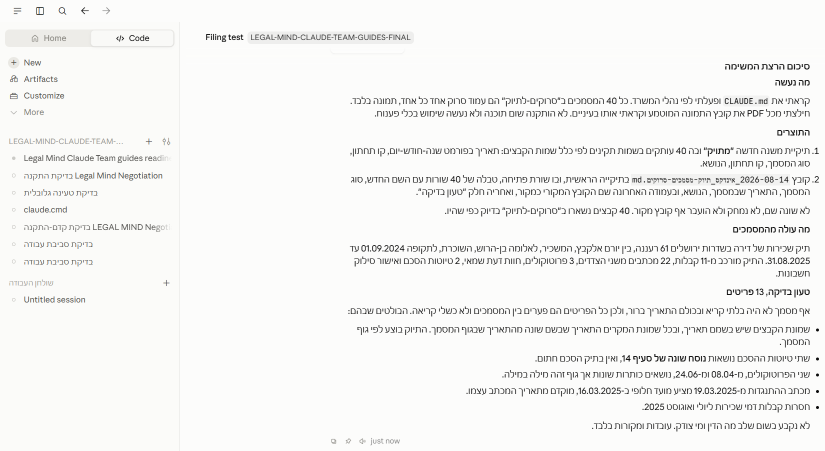
#> input picture skills/qa/chapter-scheduled-assets/task-shot-04.png, 1650 x 902 px, found by its file name (shown at 1/2 size)
$ python cut_flagged.py
#> lines starting #> are read from the running program, lines starting #| are printed output that depends on the picture
# -*- coding: utf-8 -*-
"""cut-run-summary stops one line before the payoff. This is the part it cut off:
the thirteen items the run flagged, and what they actually were."""
import os
from PIL import Image

ROOT = r"C:\Users\Tzahi\OneDrive\שולחן העבודה\LEGAL-MIND-CLAUDE-DESKTOP-GUIDE\.github-live-repo\legal-mind-claude-guides"
D = os.path.join(ROOT, "skills", "qa", "chapter-scheduled-assets")

im = Image.open(os.path.join(D, "task-shot-04.png")).convert("RGB")
out = os.path.join(D, "cut-flagged.png")
im.crop((680, 555, 1645, 862)).save(out)
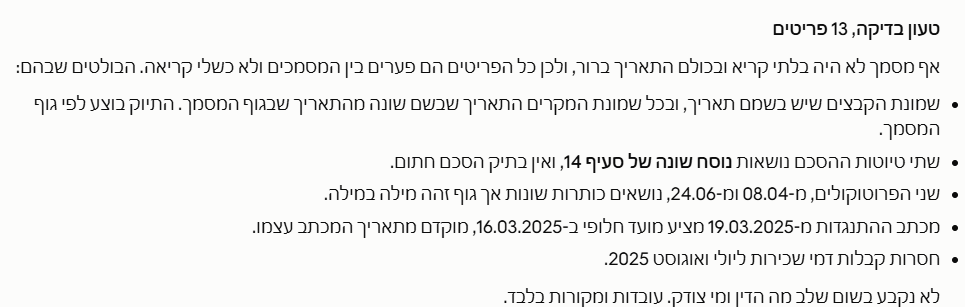
#> saved as cut-flagged.png: PIL image 965x307 RGB; mean R, G, B 240.6, 240.6, 239.6
print(out, Image.open(out).size)

$ run again, with skills/qa/chapter-scheduled-assets/task-shot-01.png copied over skills/qa/chapter-scheduled-assets/task-shot-04.png
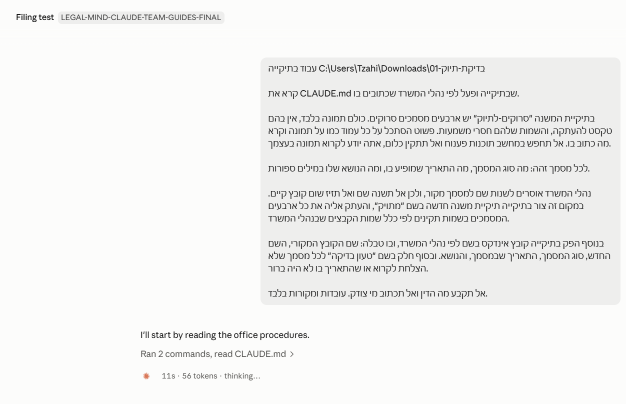
#> input picture skills/qa/chapter-scheduled-assets/task-shot-01.png, 1251 x 807 px, found by its file name (shown at 1/2 size)
#> `im.crop((680, 555, 1645, 862)).save(out)`:
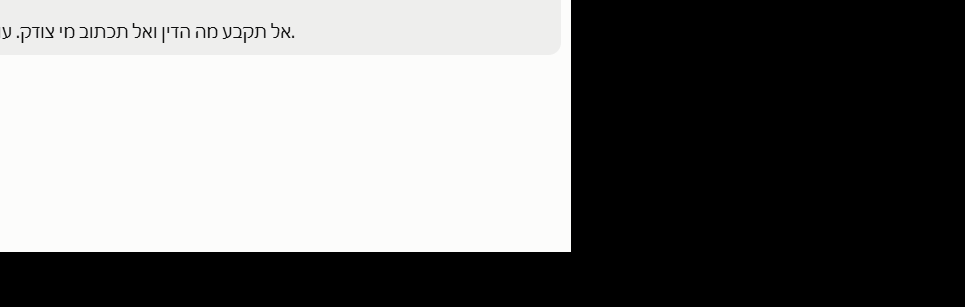
#> saved as cut-flagged.png: PIL image 965x307 RGB; mean R, G, B 120.3, 120.3, 119.8
